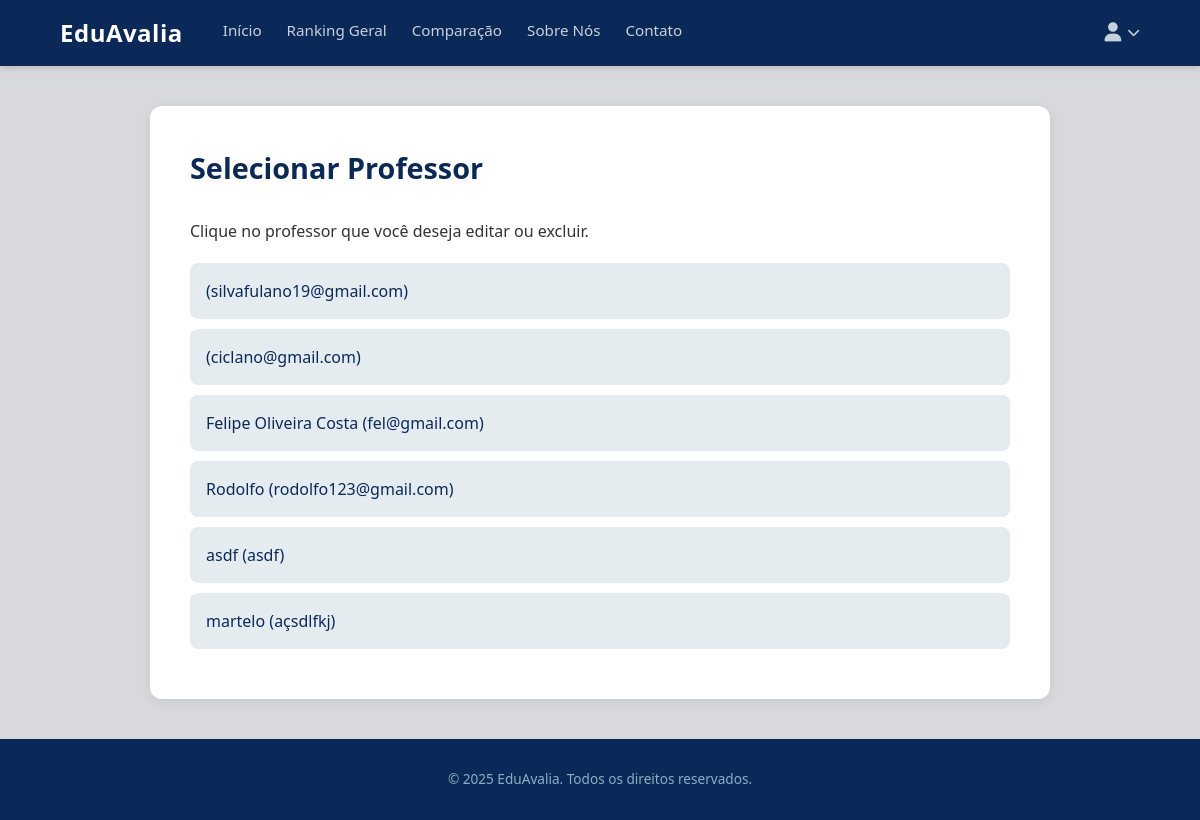
/professores/selecionar/ (signed in), run on an earlier commit of the app's database.
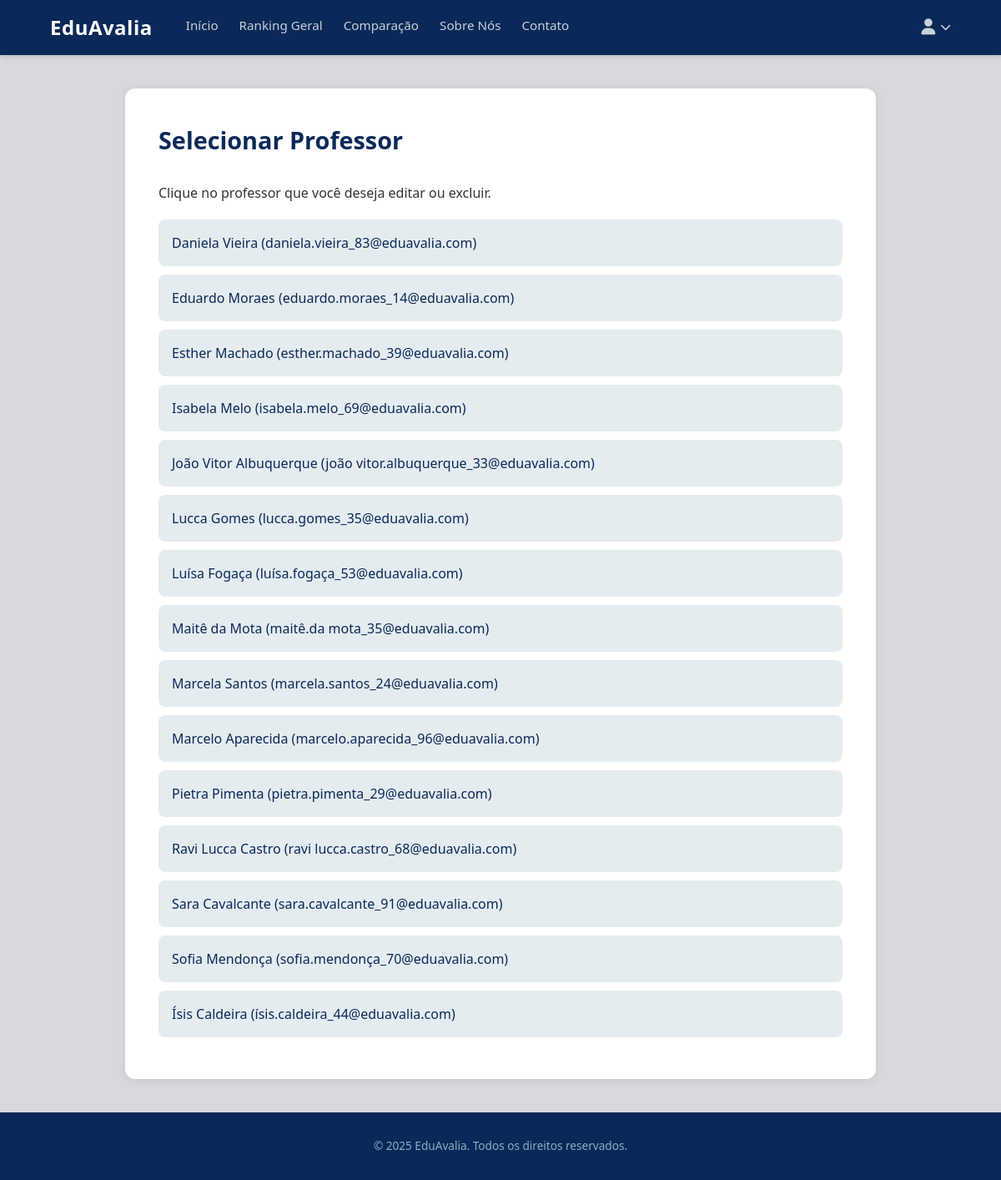
And on a later commit of the database.
### avaliacoes/models.py (models this page shows, shortened)
class Professor(models.Model):
    user = models.OneToOneField(CustomUser, on_delete=models.CASCADE, limit_choices_to={'user_type': 'professor'})
    foto = models.ImageField(upload_to='professores_fotos/', blank=True, null=True)

class CustomUser(AbstractUser):
    USER_TYPE_CHOICES = (
        ('aluno', 'Aluno'),
        ('professor', 'Professor'),
        ('admin', 'Administrador'),
    )
    user_type = models.CharField(max_length=20, choices=USER_TYPE_CHOICES, default='aluno')
    cpf = models.CharField(max_length=11, unique=True)
    data_nascimento = models.DateField(null=True, blank=True)

### avaliacoes/views.py (the view)
# urls.py: path('professores/selecionar/', views.selecionar_professor_para_editar, name='selecionar_professor_para_editar'),
@staff_member_required
def selecionar_professor_para_editar(request):
    professores = Professor.objects.all().select_related('user').order_by('user__first_name')
    return render(request, 'avaliacoes/selecionar_professor_para_editar.html', {
        'professores': professores
    })

### avaliacoes/templates/avaliacoes/selecionar_professor_para_editar.html
{% extends 'base.html' %}
{% load static %}
{% block content %}
<main class="admin-container">
    <section class="admin-panel" style="max-width: 900px;">
        <h1>Selecionar Professor</h1>
        <p>Clique no professor que você deseja editar ou excluir.</p>
        <div class="professor-list-container" style="margin-top: 20px;">
            {% for professor in professores %}
            <a href="{% url 'editar_professor' professor.id %}" class="btn" style="
                display: block;
                width: 100%;
                text-align: left;
                margin-bottom: 10px;
                background-color: var(--painel-central);
                color: var(--azul-marinho);
                font-weight: 500;
                padding: 16px;
            ">
                {{ professor.user.get_full_name }} ({{ professor.user.email }})
            </a>
            {% empty %}
            <p>Nenhum professor cadastrado.</p>
            {% endfor %}
        </div>
    </section>
</main>
{% endblock content %}

What changed in the data, as far as the page shows it:
removed Professor: user.email "silvafulano19@gmail.com"
removed Professor: user.email "ciclano@gmail.com"
removed Professor: user.get_full_name "Felipe Oliveira Costa", user.email "fel@gmail.com"
removed Professor: user.get_full_name "Rodolfo", user.email "rodolfo123@gmail.com"
removed Professor: user.get_full_name "asdf", user.email "asdf"
removed Professor: user.get_full_name "martelo", user.email "açsdlfkj"
added Professor: user.get_full_name "Daniela Vieira", user.email "daniela.vieira_83@eduavalia.com"
added Professor: user.get_full_name "Eduardo Moraes", user.email "eduardo.moraes_14@eduavalia.com"
added Professor: user.get_full_name "Esther Machado", user.email "esther.machado_39@eduavalia.com"
added Professor: user.get_full_name "Isabela Melo", user.email "isabela.melo_69@eduavalia.com"
added Professor: user.get_full_name "João Vitor Albuquerque", user.email "joão vitor.albuquerque_33@eduavalia.com"
added Professor: user.get_full_name "Lucca Gomes", user.email "lucca.gomes_35@eduavalia.com"
added Professor: user.get_full_name "Luísa Fogaça", user.email "luísa.fogaça_53@eduavalia.com"
added Professor: user.get_full_name "Maitê da Mota", user.email "maitê.da mota_35@eduavalia.com"
added Professor: user.get_full_name "Marcela Santos", user.email "marcela.santos_24@eduavalia.com"
added Professor: user.get_full_name "Marcelo Aparecida", user.email "marcelo.aparecida_96@eduavalia.com"
added Professor: user.get_full_name "Pietra Pimenta", user.email "pietra.pimenta_29@eduavalia.com"
added Professor: user.get_full_name "Ravi Lucca Castro", user.email "ravi lucca.castro_68@eduavalia.com"
added Professor: user.get_full_name "Sara Cavalcante", user.email "sara.cavalcante_91@eduavalia.com"
added Professor: user.get_full_name "Sofia Mendonça", user.email "sofia.mendonça_70@eduavalia.com"
added Professor: user.get_full_name "Ísis Caldeira", user.email "ísis.caldeira_44@eduavalia.com"
